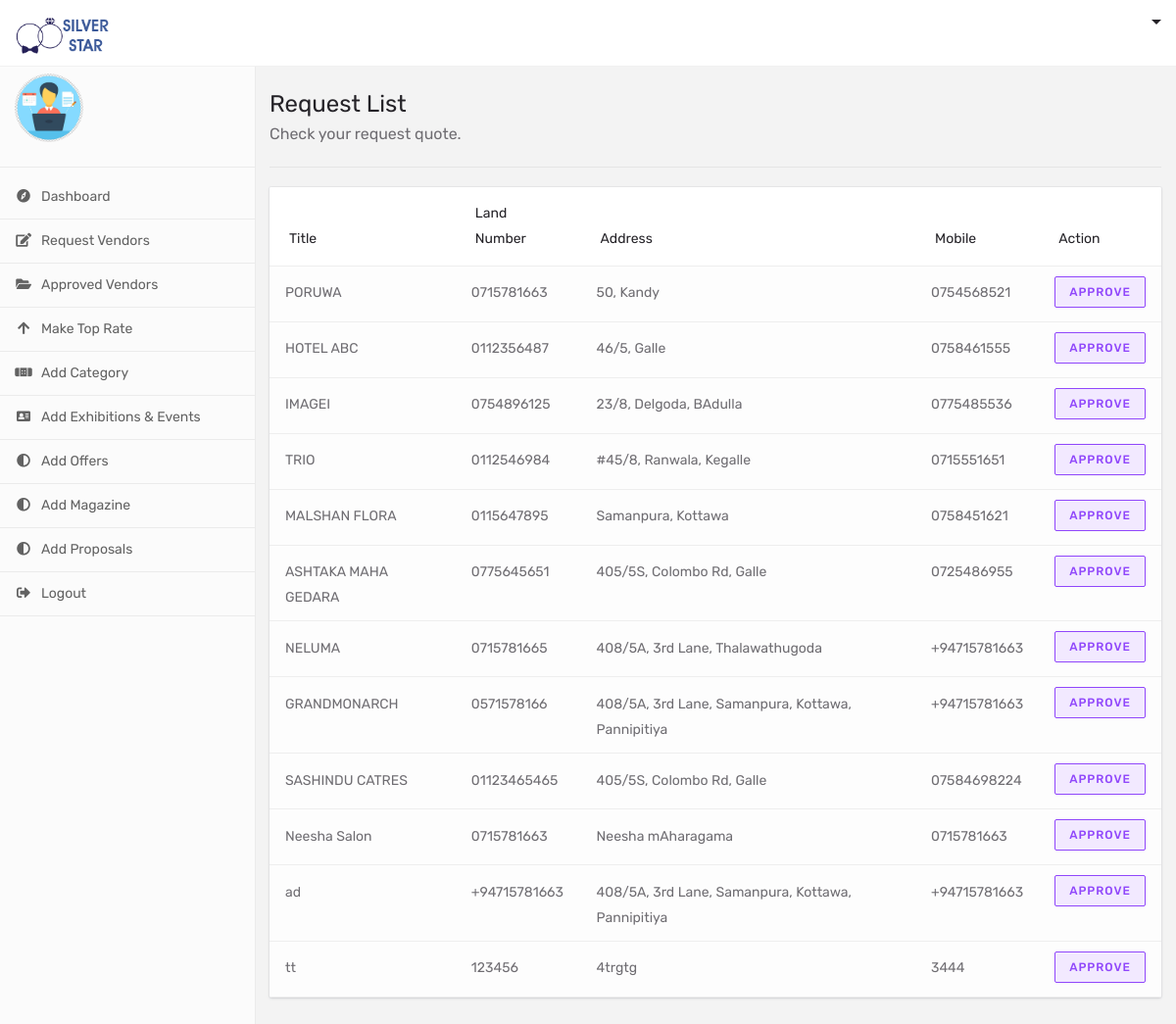
Screenshot of /admin/admin-dashboard-request-quote.php with the database file from the repository.
### tables this page shows
CREATE TABLE `newlisting` (
  `idnewlisting` int(10) UNSIGNED NOT NULL,
  `title` varchar(255) NOT NULL,
  `tel` varchar(45) NOT NULL,
  `address` longtext NOT NULL,
  `web` longtext NOT NULL,
  `descripton` longtext NOT NULL,
  `lat` varchar(45) NOT NULL,
  `longtitude` varchar(45) NOT NULL,
  `imageven` varchar(255) NOT NULL,
  `videolink` varchar(255) NOT NULL,
  `fb` varchar(255) NOT NULL,
  `twt` varchar(255) NOT NULL,
  `insta` varchar(255) NOT NULL,
  `regdate` varchar(45) NOT NULL,
  `approveflag` varchar(45) NOT NULL,
  `delflag` varchar(45) NOT NULL,
  `venid` varchar(45) NOT NULL,
  `mobileno` varchar(45) NOT NULL,
  `topflag` varchar(45) NOT NULL
);

### admin/admin-dashboard-request-quote.php (the view, shortened to what this page needs)
<!DOCTYPE html>
<html lang="en">
<head>
    <link href="../css/bootstrap.min.css" rel="stylesheet">
    <link href="../fontawesome/css/fontawesome-all.css" rel="stylesheet">
    <link href="../fontello/css/fontello.css" rel="stylesheet">
    <link href="../css/style.css" rel="stylesheet">
        <link href="../css/offcanvas.css" rel="stylesheet">
</head>
<body class="body-bg">
    <div class="dashboard-header">
        <?php include "../admin/menu.php";?>
    </div>
    <div class="dashboard-wrapper">
        <?php include "../admin/sidemenu.php";?>
        <div class="dashboard-content">
            <div class="container">
                <div class="row">
                    <div class="col-xl-12 col-lg-12 col-md-12 col-sm-12 col-12">
                        <div class="dashboard-page-header">
                            <div class="row">
                                <div class="col-xl-12 col-lg-12 col-md-12 col-sm-12 col-12">
                                    <h3 class="dashboard-page-title">Request List</h3>
                                    <p>Check your request quote.</p>
                                </div>
                            </div>
                        </div>
                        <div class="card request-list-table table-responsive">
                            <table class="table">
                                <thead>
                                    <tr>
                                        <th>Title</th>
                                        <th>Land Number</th>
                                        <th>Address</th>
                                        <th>Mobile</th>
                                        <th>Action</th>
                                    </tr>
                                </thead>
                                <tbody>
                                     <?php
                                        include "../admin/connection/DB.php";
                                        $resultsetGetList = mysqli_query($connection, "SELECT * FROM newlisting WHERE approveflag='0' AND delflag='0'");
                                        while ($row = mysqli_fetch_row($resultsetGetList)) {
                                    ?>
                                    <tr>
                                        <td class="requester-name"><?php echo $row[1];?></td>
                                        <td class="wedding-date"><?php echo $row[2];?></td>
                                        <td class="requester-id"><?php echo $row[3];?></td>
                                        <td class="requester-phone"><?php echo $row[17];?></td>
                                        <td class="requester-action"><a href=../admin/controller/approvequote.php?id=<?php echo $row[0];?> class="btn btn-outline-violate btn-xs ">Approve</a></td>
                                    </tr>
                                <?php } ?>
                                </tbody>
                            </table>
                        </div>
                    </div>
                </div>
            </div>
        </div>
    </div>
</body>
</html>

### admin/menu.php (shortened to what this page needs)
<div class="container-fluid">
            <div class="row">
                <div class="col-xl-10 col-lg-10 col-md-8 col-sm-12 col-6">
                    <div class="header-logo">
                        <a href="index.php"><img src="../images/logo1.png" style="width: 10%;height: 10%;" alt="Silver Star"></a>
                    </div>
                </div>
                <div class="col-xl-2 col-lg-2 text-right col-md-4 col-sm-12 col-6">
                    <div class="user-vendor">
                        <div class="dropdown">
                            <a class="dropdown-toggle" id="dropdownMenuButton" href="#" data-toggle="dropdown" aria-haspopup="true" aria-expanded="false">
                           <span class="user-icon">  <img src="" alt="" class="rounded-circle mb10"></span><span class="user-vendor-name"><?php echo $_SESSION["userfname"]?></span>
                        </a>
                        </div>
                    </div>
                </div>
            </div>
        </div>

### admin/sidemenu.php (shortened to what this page needs)
<div class="dashboard-sidebar offcanvas-collapse">
           <div class="vendor-user-profile">
               <div class="vendor-profile-img">
                   <img src="../images/user-icon3.jpeg" alt="" class="rounded-circle"></div>
               <h3 class="vendor-profile-name" style="padding-top:15px;"><?php echo $_SESSION["userfname"]?></h3>
           </div>
           <div class="dashboard-nav">
               <ul class="list-unstyled">
                   <li><a href="admin-dashboard-overview.php"><span class="dash-nav-icon"><i class="fas fa-compass"></i></span>Dashboard</a></li>
                       <li><a href="admin-dashboard-request-quote.php"><span class="dash-nav-icon"><i class="fas fa-edit"></i></span>Request Vendors</a></li>
					<li><a href="admin-dashboard-approved-quote.php"><span class="dash-nav-icon"><i class="fas fa-folder-open"></i></span>Approved Vendors</a></li>
					<li><a href="admin-dashboard-toprate-quote.php"><span class="dash-nav-icon"><i class="fas fa-arrow-up"></i></span>Make Top Rate</a></li>
					<li><a href="admin-dashboard-add-catogery.php"><span class="dash-nav-icon"><i class="fas fa-band-aid"></i></span>Add Category</a></li>
					<li><a href="admin-dashboard-add-exhibition.php"><span class="dash-nav-icon"><i class="fas fa-address-card"></i></span>Add Exhibitions & Events</a></li>
					<li><a href="admin-dashboard-add-offers.php"><span class="dash-nav-icon"><i class="fas fa-adjust"></i></span>Add Offers</a></li>
					<li><a href="admin-dashboard-add-magazine.php"><span class="dash-nav-icon"><i class="fas fa-adjust"></i></span>Add Magazine</a></li>
                       <li><a href="admin-dashboard-add-proposal.php"><span class="dash-nav-icon"><i class="fas fa-adjust"></i></span>Add Proposals</a></li>
                       <li><a href="../controller/logout.php"><span class="dash-nav-icon"><i class="fas fa-sign-out-alt"></i></span>Logout </a></li>
               </ul>
           </div>
       </div>

### css/offcanvas.css (style rules this page uses)
html, body { overflow-x: hidden; }

### rows the page displays
newlisting: title "PORUWA", tel "0715781663", address "50, Kandy", mobileno "0754568521"
newlisting: title "HOTEL ABC", tel "0112356487", address "46/5, Galle", mobileno "0758461555"
newlisting: title "IMAGEI", tel "0754896125", address "23/8, Delgoda, BAdulla", mobileno "0775485536"
newlisting: title "TRIO", tel "0112546984", address "#45/8, Ranwala, Kegalle", mobileno "0715551651"
newlisting: title "MALSHAN FLORA", tel "0115647895", address "Samanpura, Kottawa", mobileno "0758451621"
newlisting: title "ASHTAKA MAHA GEDARA", tel "0775645651", address "405/5S, Colombo Rd, Galle", mobileno "0725486955"
newlisting: title "NELUMA", tel "0715781665", address "408/5A, 3rd Lane, Thalawathugoda", mobileno "+94715781663"
newlisting: title "GRANDMONARCH", tel "0571578166", address "408/5A, 3rd Lane, Samanpura, Kottawa, Pannipitiya", mobileno "+94715781663"
newlisting: title "SASHINDU CATRES", tel "01123465465", address "405/5S, Colombo Rd, Galle", mobileno "07584698224"
newlisting: title "Neesha Salon", tel "0715781663", address "Neesha mAharagama", mobileno "0715781663"
newlisting: title "ad", tel "+94715781663", address "408/5A, 3rd Lane, Samanpura, Kottawa, Pannipitiya", mobileno "+94715781663"
newlisting: title "tt", tel "123456", address "4trgtg", mobileno "3444"
